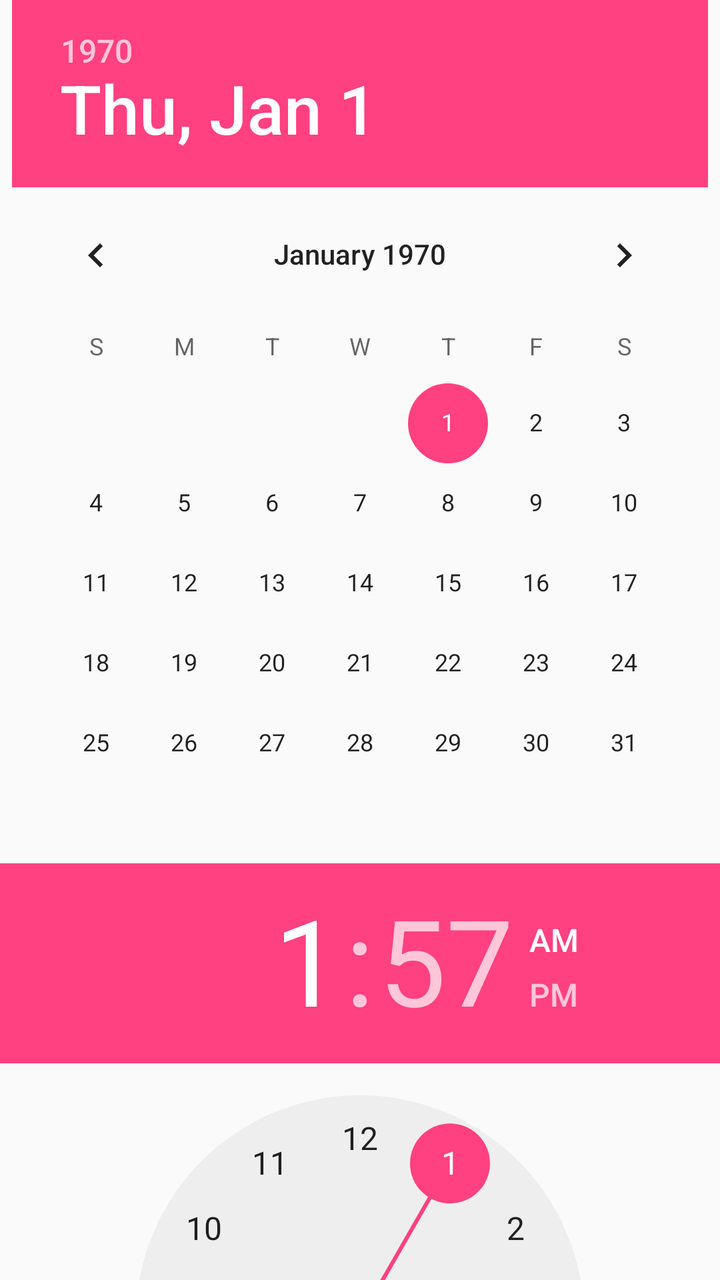
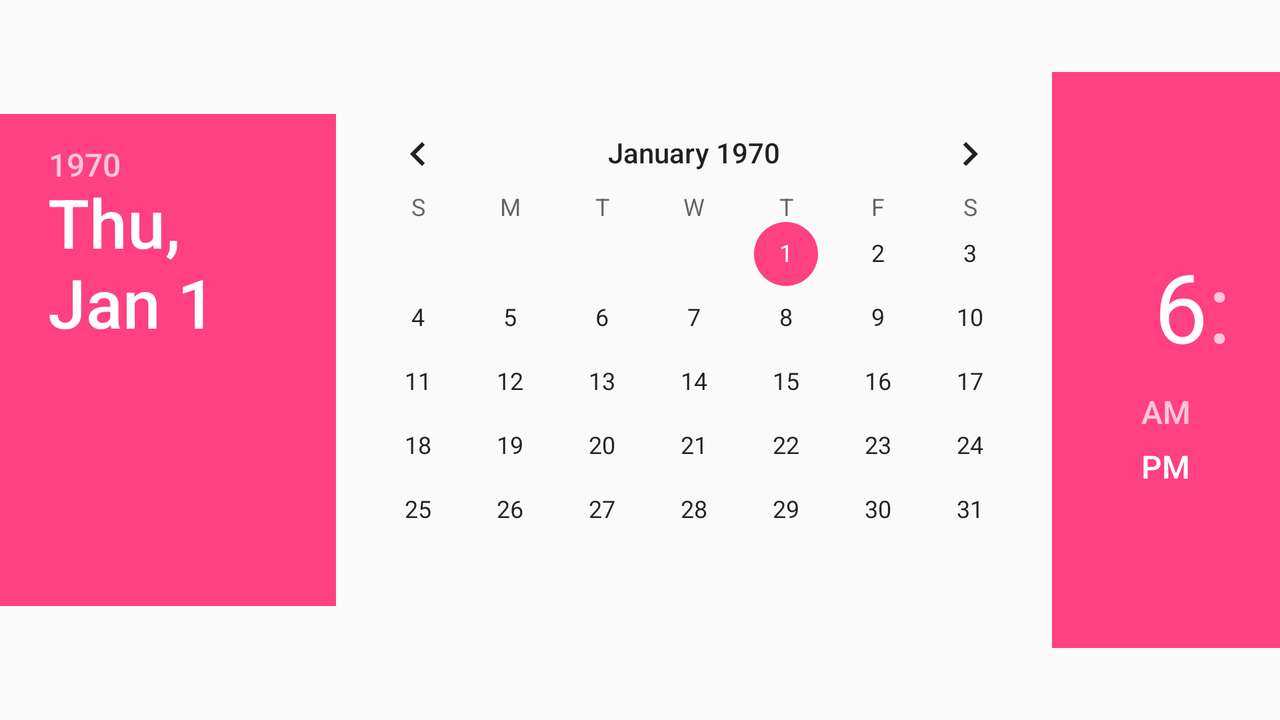

One screen, two layout resources from the same app: the default and the repository's alternative for another configuration. Each is rendered where Android would select it; the XML of both is given below.
<!-- AndroidManifest.xml: application theme AppTheme -->
<!-- res/layout/datetimepicker.xml -->
<LinearLayout xmlns:android="http://schemas.android.com/apk/res/android"
        android:layout_width="fill_parent"
        android:layout_height="fill_parent"
        android:gravity="center"
        android:orientation="vertical" >

        <DatePicker
            android:id="@+id/datePicker1"
            android:layout_width="wrap_content"
            android:layout_height="wrap_content"
            android:calendarViewShown="false"
            android:spinnersShown="true" />

        <TimePicker
            android:id="@+id/timePicker1"
            android:layout_width="wrap_content"
            android:layout_height="wrap_content" />

        <Button
            android:id="@+id/btn_ok"
            android:layout_width="wrap_content"
            android:layout_height="wrap_content"
            android:text="Ok" />

    </LinearLayout>
<!-- resources referenced by this layout -->
<resources>
  <style name="AppTheme" parent="Theme.AppCompat.Light.DarkActionBar">
          
          <item name="colorPrimary">@color/colorPrimary</item>
          <item name="colorPrimaryDark">@color/colorPrimaryDark</item>
          <item name="colorAccent">@color/colorAccent</item>
      </style>
  <color name="colorPrimary">#3F51B5</color>
  <color name="colorPrimaryDark">#303F9F</color>
  <color name="colorAccent">#ff4081</color>
</resources>
<!-- res/layout-land/datetimepicker.xml (the repository's variant of the layout above) -->
<!-- drawn on the phone turned sideways -->
<LinearLayout xmlns:android="http://schemas.android.com/apk/res/android"
    android:layout_width="fill_parent"
    android:layout_height="fill_parent"
    android:gravity="center"
    android:orientation="horizontal" >

    <DatePicker
        android:id="@+id/datePicker1"
        android:layout_width="wrap_content"
        android:layout_height="wrap_content"
        android:calendarViewShown="false"
        android:spinnersShown="true" />

    <TimePicker
        android:id="@+id/timePicker1"
        android:layout_width="wrap_content"
        android:layout_height="wrap_content" />

    <Button
        android:id="@+id/btn_ok"
        android:layout_width="wrap_content"
        android:layout_height="wrap_content"
        android:text="Ok" />

</LinearLayout>
